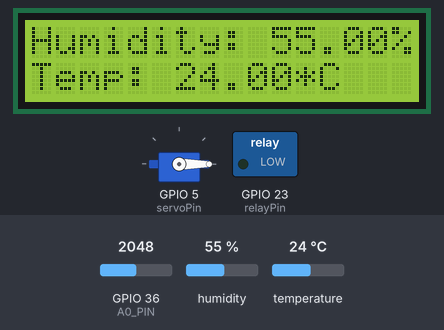
A sketch run on a simulated ESP32. On the bench: servo, 16×2 character LCD, switched loads named in the sketch (green lamp = pin HIGH). The test bench sets the inputs (shaded band); at power-on: humidity 55 %, temperature 24 °C, GPIO 36 (A0_PIN) = 2048. WiFi joins after 1.5 s; servers stay silent unless stated; uploads are accepted with an empty reply; pins used as bus, display or sensor lines are not drawn; what the sketch prints to the serial monitor is not drawn.

Above: at 3.2 s.
3.3 s: humidity set to 22 %
At 5.6 s:
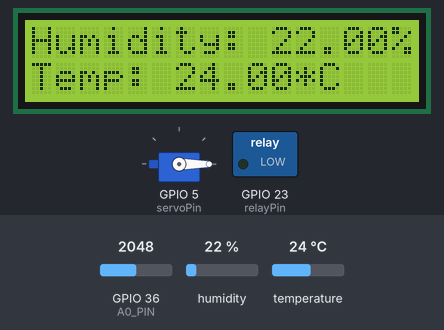
6.4 s: temperature set to 12 °C
At 8.4 s:
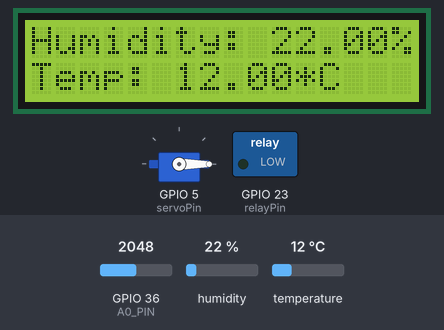
9.3 s: humidity set to 40 %
At 11.2 s:
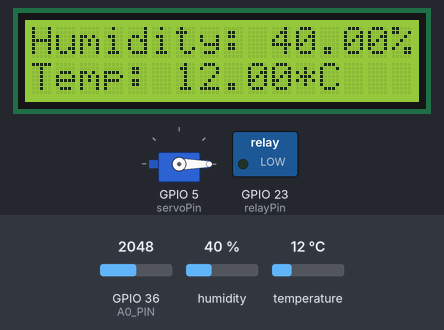
12.2 s: temperature set to 19 °C
At 14.0 s:
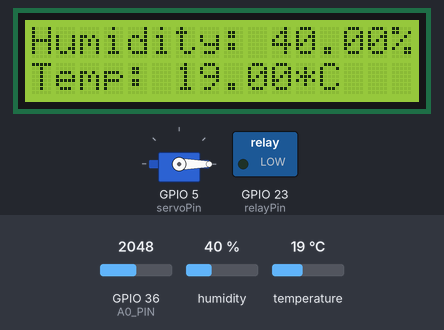
Timing chart, 0 to 15.5 s (numbered marks = the images above; inputs shaded):
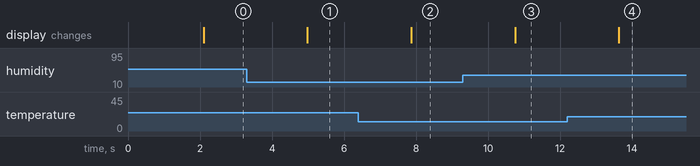

The sketch:

Fun_farm.ino
```cpp
#include <LiquidCrystal_I2C.h>
#include <ArduinoJson.h>
#include <HTTPClient.h>
#include <ESP32Servo.h>
#include <Arduino.h>
#include <Wire.h>
#include <WiFi.h>
#include "DHT.h"


#define POWER_PIN 32 //D0 - d32
#define A0_PIN 36 //A0 - VP
#define dhttype DHT21
#define dhtpin 4 //tín hiệu Dht21

LiquidCrystal_I2C lcd(0x27, 16, 2);
Servo myServo;
int servoPin = 5;//tín hiệu servo
const int relayPin = 23;//tín hiệu relay
const char* ssid = "Realme 7";
const char* password = "09032004";
float h,t;
bool isRaining;
int currentServoPosition = 0; //vị trí ban đầu của servo
DHT dht(dhtpin, dhttype);

void setup() {
  Wire.begin();
  pinMode(POWER_PIN, OUTPUT);
  dht.begin();
  myServo.attach(servoPin);
  myServo.write(currentServoPosition);
  lcd.init();
  lcd.backlight();

  Serial.begin(9600);
  WiFi.begin(ssid, password);

  while (WiFi.status() != WL_CONNECTED) {
    delay(1000);
    Serial.println("Connecting to WiFi...");
  }
  Serial.println("Connected to WiFi");

  pinMode(relayPin, OUTPUT);
  digitalWrite(POWER_PIN, HIGH);
}

void postData(float t, float h, bool isRaining) {

    HTTPClient http;
    http.begin("http://54.179.144.116:8000/update_data/");
    http.addHeader("Content-Type", "application/json");

    String jsonData = "{\"temperature\": " + String(t) + ", \"humidity\": " + String(h) + ", \"rain\": " + (isRaining ? "true" : "false") + "}";
    int httpResponseCode = http.POST(jsonData);

    if (httpResponseCode > 0) {
      String response = http.getString();
      Serial.println(httpResponseCode);
      Serial.println(response);
    } else {
      Serial.print("Error on sending POST: ");
      Serial.println(httpResponseCode);
    }
    http.end();
}

void getData() {
    HTTPClient http;
    http.begin("http://54.179.144.116:8000/get_data/");
    int httpResponseCode = http.GET();

    if (httpResponseCode > 0) {
      String response = http.getString();
      Serial.println("Dữ liệu nhận được:");
      Serial.println(response);

      StaticJsonDocument<300> doc;
      DeserializationError error = deserializeJson(doc, response);

      if (error) {
        Serial.print("Lỗi phân tích JSON: ");
        Serial.println(error.c_str());
      } else {
        int pump = doc["pump"].as<int>();
        int servo = doc["servo"].as<int>();

        Serial.print("Pump: ");
        Serial.println(pump);
        Serial.print("Servo: ");
        Serial.println(servo);

        digitalWrite(relayPin, pump == 1 ? HIGH : LOW);

        if (servo == 1 && currentServoPosition == 0) {
          Serial.println("Mở Servo");
          myServo.write(90);
          currentServoPosition = 90;
        } else if (servo == 0 && currentServoPosition == 90) {
          Serial.println("Đóng Servo");
          myServo.write(0);
          currentServoPosition = 0;
        }
      }
    } else {
      Serial.print("Lỗi khi gửi yêu cầu GET: ");
      Serial.println(httpResponseCode);
    }
    http.end();
}
bool Rain(){
  int sensorValue = analogRead(A0_PIN);
  bool isRaining = sensorValue < 4095;
  return isRaining;
}

void LCD(float t, float h){
  lcd.setCursor(0, 0);
  lcd.print("Humidity: ");
  lcd.print(String(h));
  lcd.print("%");
  lcd.setCursor(0, 1);
  lcd.print("Temp: ");
  lcd.print(String(t));
  lcd.print("*C ");
  delay(1000);
}
void loop() {
  isRaining = Rain();
  float h1 = dht.readHumidity();
  float t1 = dht.readTemperature();
  if (!isnan(h1) && !isnan(t1)){
    h = h1;
    t = t1;
  }
  Serial.println(t);
  Serial.println(h);
  LCD(t, h);
  if (WiFi.status() == WL_CONNECTED) {
    postData(t, h, isRaining);
    getData();
  }
  delay(10);
}
```

Measured:
- after the input at 3.3 s, the display: changes after 1.7 s (image 1)
- after the input at 6.4 s, the display: changes after 1.5 s (image 2)
- after the input at 9.3 s, the display: changes after 1.5 s (image 3)
- after the input at 12.2 s, the display: changes after 1.4 s (image 4)
